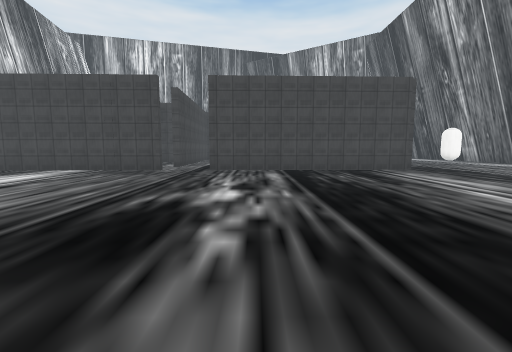
View 1 (above)

24 first-person views from a walk through a 3-D level made in the Unity game engine. The camera is 1.5 m above the floor, tilts 6° down and sees 90° across. The floor is counted in squares, 2 m on a side. Each view is taken from the middle of a square. On the plan, view 1 faces up. The plan holds only what a view shows up to about 9 squares ahead; the rest is blank. The place goes on beyond the plan. The player is left out. Some surface patterns are stand-ins.

View 2
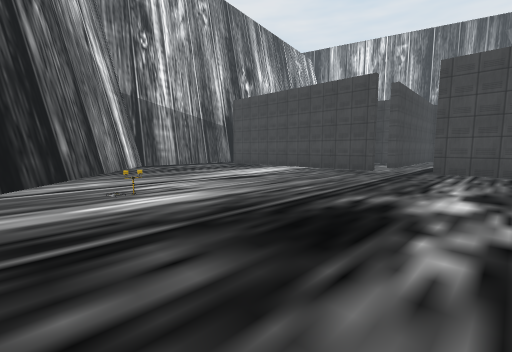

View 3
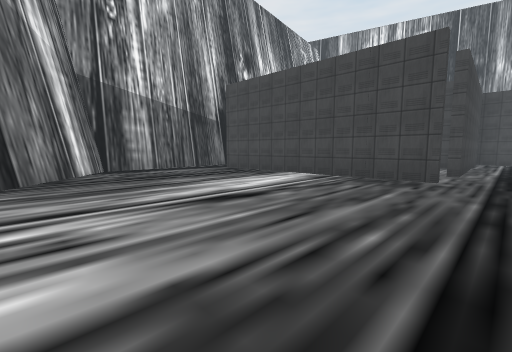

View 4
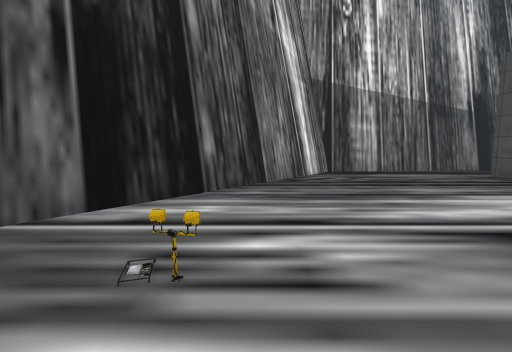

View 5
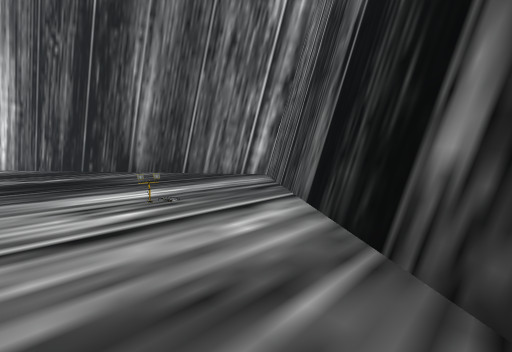

View 6
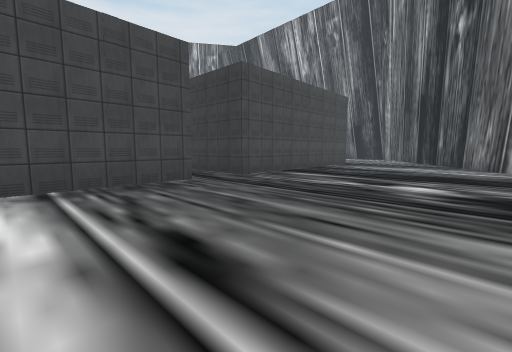

View 7
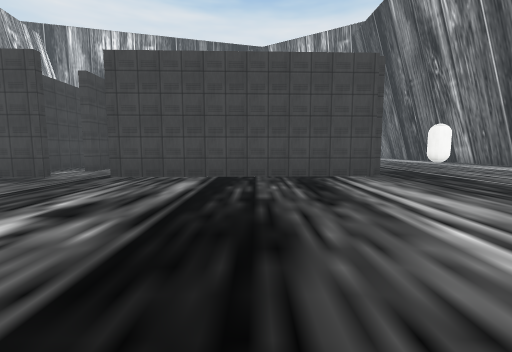

View 8
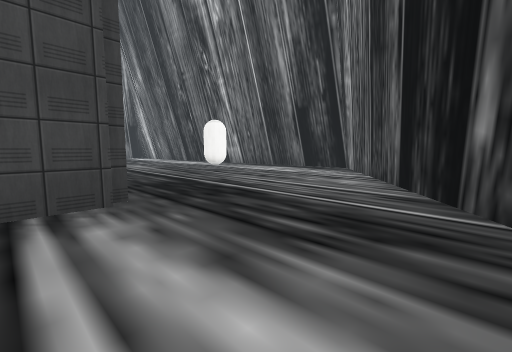

View 9
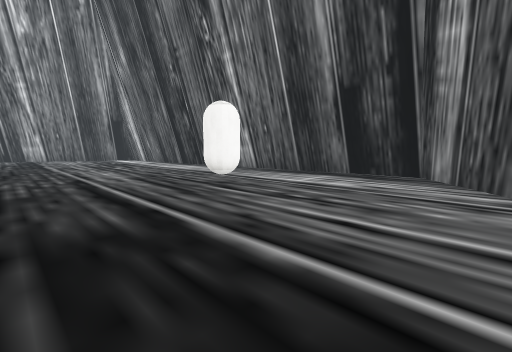

View 10
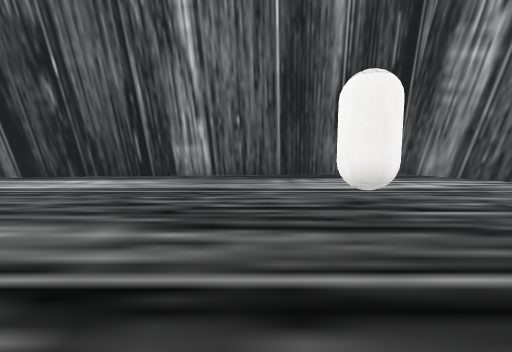

View 11
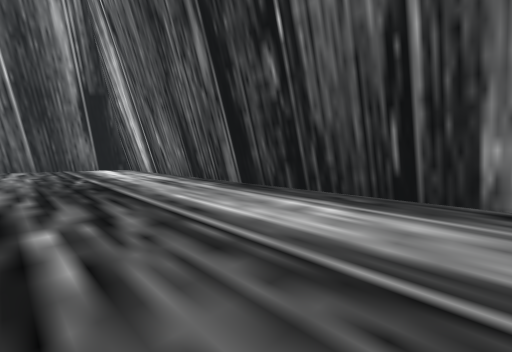

View 12
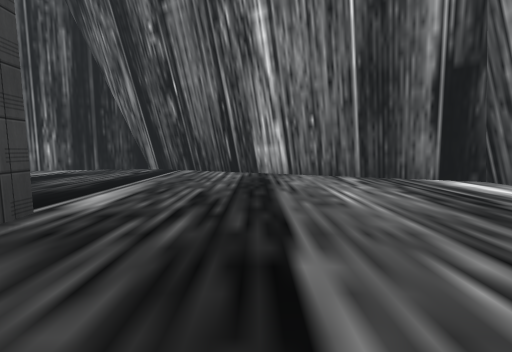

View 13
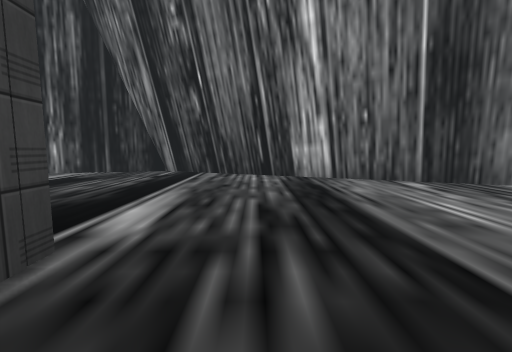

View 14
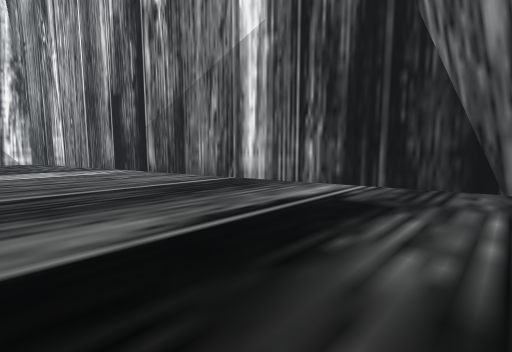

View 15
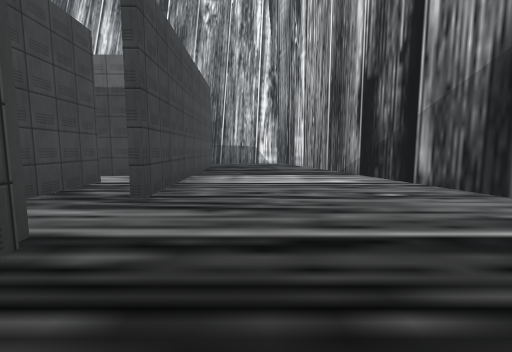

View 16
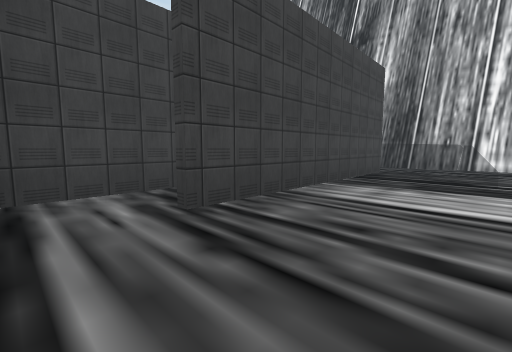

View 17
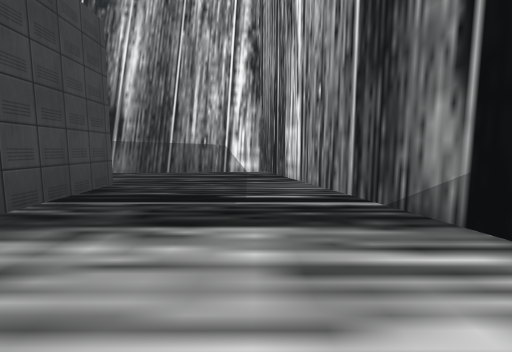

View 18
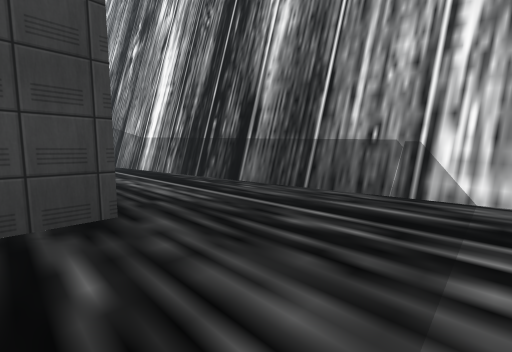

View 19
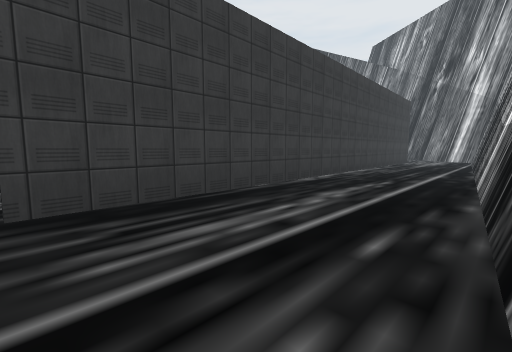

View 20
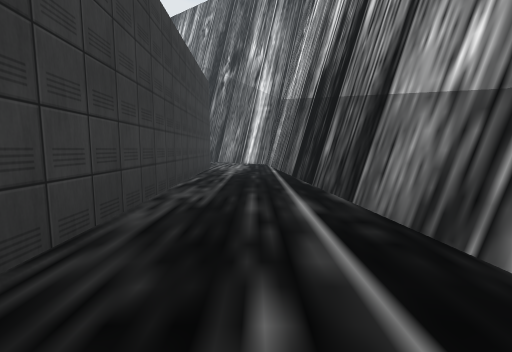

View 21
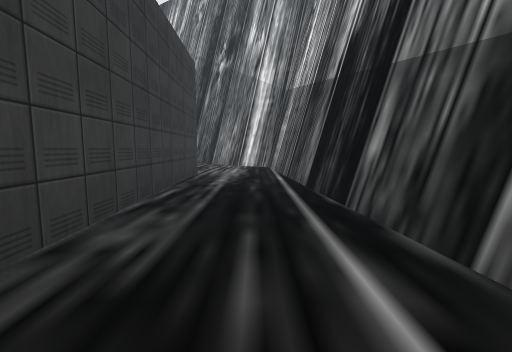

View 22
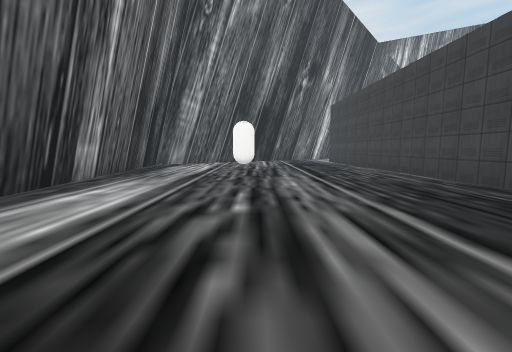

View 23
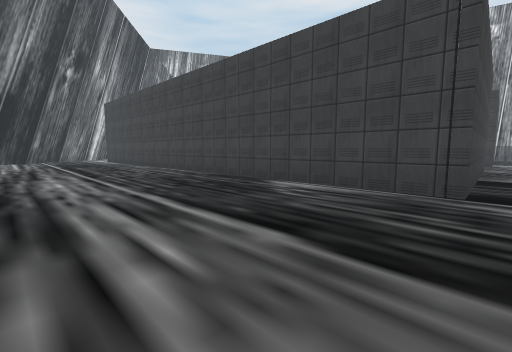

View 24
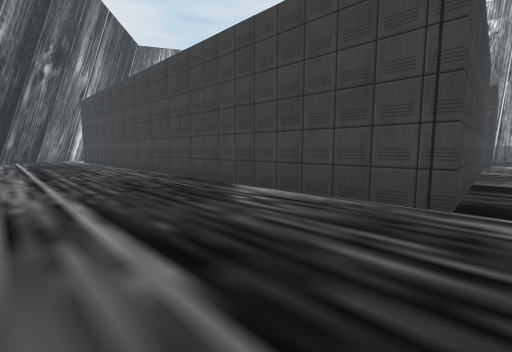

### Floor plan
Points are (right, up) in squares from view 1. A wall is a line through its corners. A room is listed if a view was taken in it or the views show most of it. See-through windows are left out.
Room 1 (views 1, 2, 3, 4, 5, 6, 7, 8)
walls: (-3, 8) (-9.4, 7.8); (4.9, 8.2) (-1.5, 8.1) (-1.5, 10.5); (-11.8, 6.4) (-11.6, 4.4) (-3, -2.6) (5.9, 3.9)
ways out: opening at (-10.5, 7.5) to room 2; opening at (6, 6) to room 2; opening at (-4, 9)
objects: other object (-4, 2)
Room 2 (views 9, 10, 11, 12, 13, 14, 15, 16, 17, 18, 19, 20, 21, 22, 23, 24)
walls: (-1.8, 22.6) (4.7, 22.7) (5, 12.9); (-5.2, 20.9) (-2, 21); (7.3, 4.9) (13.7, 9.6) (12.1, 25.8) (2.7, 29.7) (-13.7, 25.3) (-13.4, 22.4); (-9.4, 7.8) (-9.8, 22.3) (-3.4, 22.5); (-13.2, 20.6) (-12.4, 12.5); (-12.2, 10.5) (-11.8, 6.4)
ways out: opening at (-10.5, 7.5) to room 1; opening at (6, 6) to room 1
objects: capsule (9, 12) to (9, 13)

Positions as (right, up) in squares from view 1, and headings:
1: (0, 0), facing up
2: (0, 0), facing up-left
3: (-2, 2), facing up-left
4: (-3, 2), facing left
5: (-8, 3), facing down-right
6: (-6, 3), facing up-right
7: (2, 2), facing up
8: (4, 5), facing up-right
9: (6, 8), facing up-right
10: (6, 14), facing right
11: (9, 16), facing up-right
12: (7, 20), facing up
13: (6, 21), facing up
14: (3, 24), facing up-left
15: (0, 24), facing left
16: (-2, 25), facing down-left
17: (-5, 25), facing left
18: (-9, 25), facing down-left
19: (-13, 22), facing down-right
20: (-11, 17), facing down
21: (-11, 15), facing down
22: (9, 22), facing down
23: (9, 23), facing down-left
24: (8, 23), facing down-left
